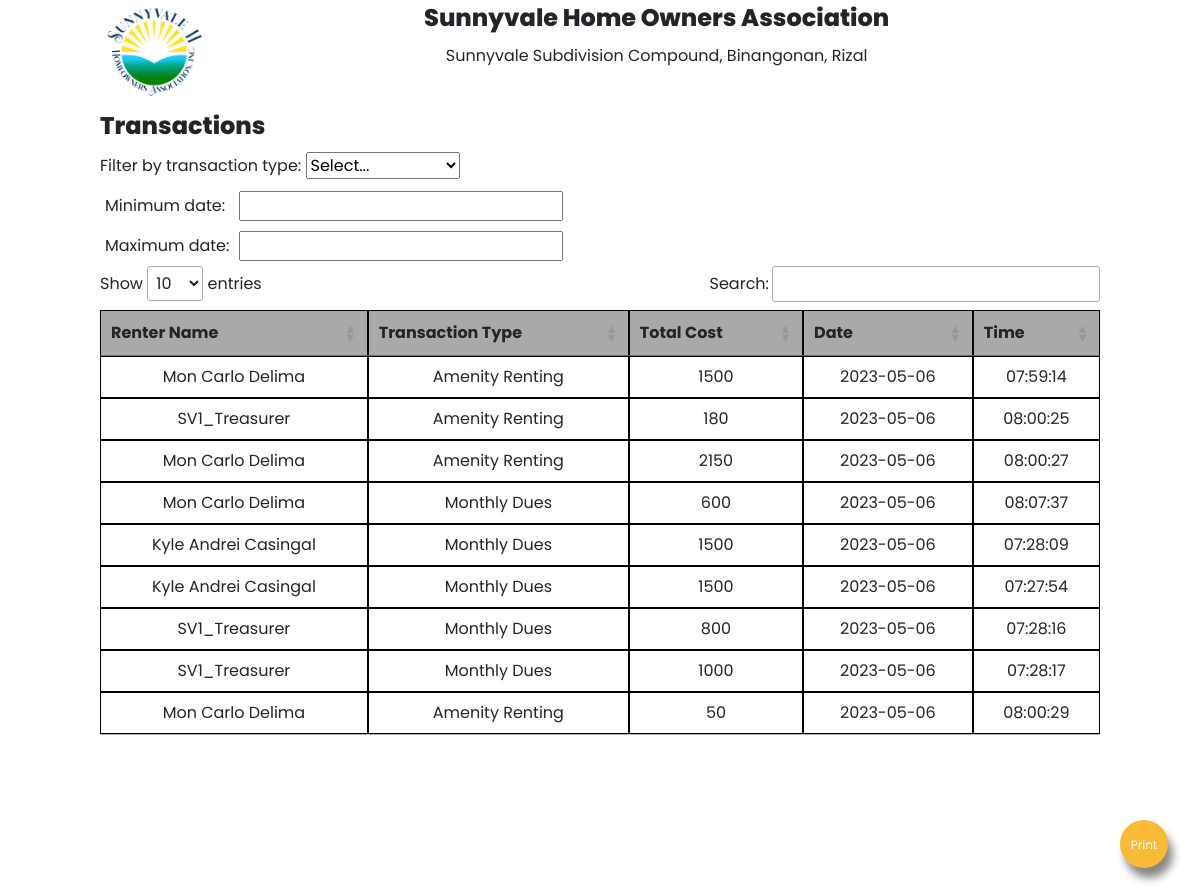
The page /reports/reportAmenities.php on the database as committed earlier.
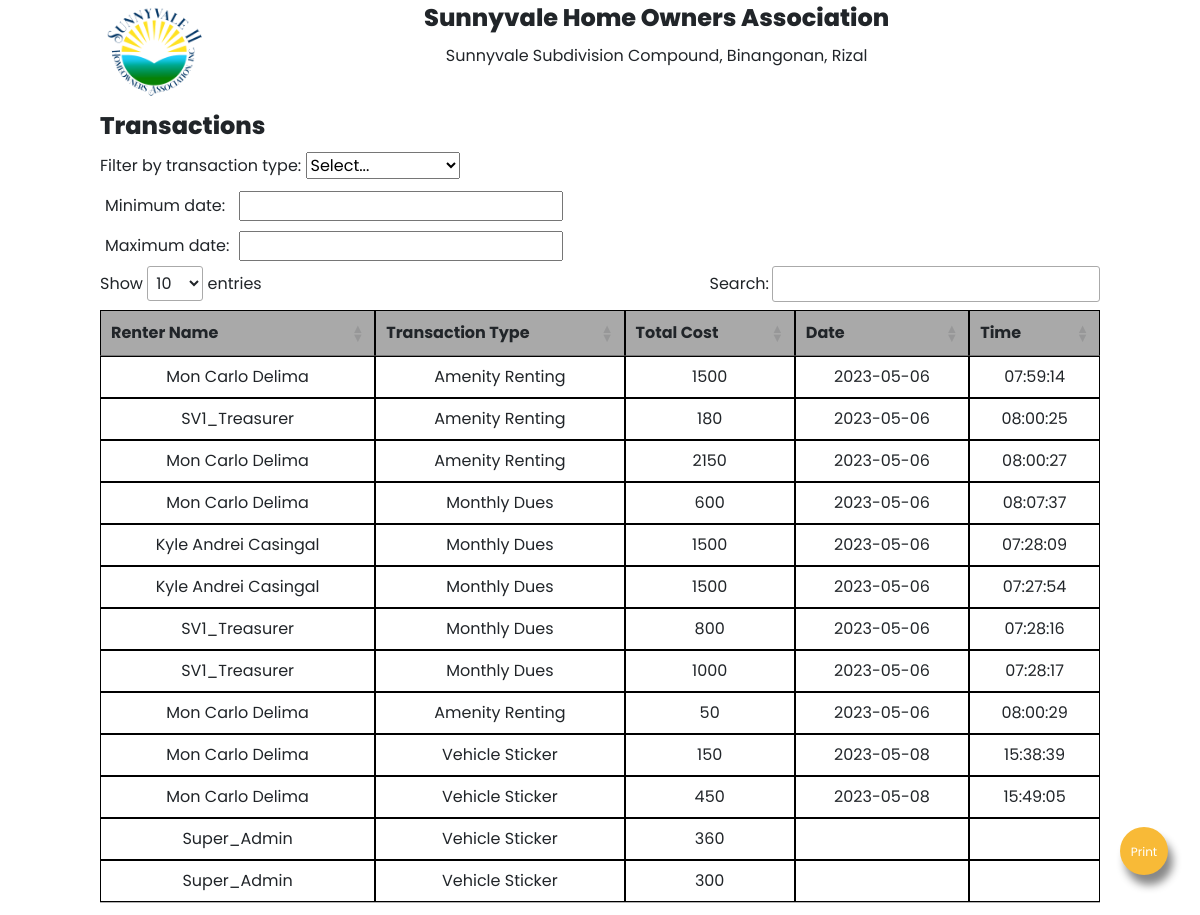
The same page on the database as committed later.
### tables this page shows
CREATE TABLE IF NOT EXISTS `transaction` (
  `transaction_id` int(11) NOT NULL AUTO_INCREMENT,
  `user_id` int(11) NOT NULL,
  `name` varchar(255) NOT NULL,
  `total_cost` int(11) DEFAULT NULL,
  `quantity` int(11) DEFAULT NULL,
  `payment_proof` varchar(255) DEFAULT NULL,
  `transaction_type` varchar(50) NOT NULL,
  `status` varchar(10) NOT NULL,
  `datetime` datetime DEFAULT NULL,
  PRIMARY KEY (`transaction_id`)
);

### reports/reportAmenities.php (the view, shortened to what this page needs)
<?php
$con = new mysqli('localhost', 'root', '', 'sunnyvale') or die(mysqli_error($con));
$result = $con->query("SELECT *, DATE(datetime) AS DATE, TIME(datetime) AS TIME FROM transaction WHERE status = 'Approved' OR status= 'Paid'");
?>
<!DOCTYPE html>
<html lang="en">
<head>
  <link rel="stylesheet" href="https://cdn.jsdelivr.net/npm/bootstrap@4.5.3/dist/css/bootstrap.min.css">
  <link rel="stylesheet" type="text/css" href="https://cdn.datatables.net/v/dt/jqc-1.12.4/dt-1.13.4/b-2.3.6/sl-1.6.2/datatables.min.css" />
  <link rel="stylesheet" type="text/css" href="Editor-2.1.2/css/editor.dataTables.css">
  <link rel="stylesheet" type="text/css" href="https://cdn.datatables.net/1.13.4/css/jquery.dataTables.min.css" />
  <link rel="stylesheet" type="text/css" href="https://cdn.datatables.net/datetime/1.4.0/css/dataTables.dateTime.min.css" />
</head>
<body>
  <div class="fab-wrapper">
    <label class="fab" for="print" id="print">
      <center>
        <span class="print-button">Print</span>
      </center>
    </label>
  </div>
  <div class="reportPage">
    <div class="head">
      <img class="logo-header" src="../media/content-images/sv2_logo.png" alt="">
      <div class="head-text">
        <label class="reportHeader">Sunnyvale Home Owners Association</label>
        <label class="reportSubtext">Sunnyvale Subdivision Compound, Binangonan, Rizal</label>
      </div>
    </div>
    <div class="reportContainer">
      <label class="tblTitle">Transactions</label>
      <br>
      <label class="tblFilter" for="">Filter by transaction type:</label>
      <select name="tblFilter" class="noprint" id="tblFilter" onclick="myFunction1()">
        <option value="">Select...</option>
      </select>
      <table border="0" cellspacing="5" cellpadding="5" class="noprint">
        <tbody>
          <tr>
            <td>Minimum date:</td>
            <td><input type="text" id="min" name="min"></td>
          </tr>
          <tr>
            <td>Maximum date:</td>
            <td><input type="text" id="max" name="max"></td>
          </tr>
        </tbody>
      </table>
      <table class="tblReportData" id="tblReportData">
        <thead>
          <th>Renter Name</th>
          <th>Transaction Type</th>
          <th>Total Cost</th>
          <th>Date</th>
          <th>Time</th>
        </thead>
        <?php while ($row = $result->fetch_assoc()) : ?>
          <tr>
            <td><?php echo $row['name']; ?></td>
            <td><?php echo $row['transaction_type']; ?></td>
            <td><?php echo $row['total_cost']; ?></td>
            <td><?php echo $row['DATE']; ?></td>
            <td><?php echo $row['TIME']; ?></td>
          </tr>
        <?php endwhile; ?>
      </table>
    </div>
  </div>
</body>
</html>

### reports/reportAmenities.php (style rules this page uses)
body { font-family: 'Poppins', sans-serif; margin: 0; display: flex; justify-content: center; }
.reportPage { width: 1000px; }
.head { display: flex; gap: 18vw; }
.head-text { padding-bottom: 2vw; display: flex; flex-direction: column; align-items: center; }
.reportHeader { font-weight: 800; font-size: 1.5em; }
.reportSubtext { font-size: 1em; }
.reportContainer { height: 800px; }
.tblTitle { font-size: 1.5em; font-weight: 800; }
.tblReportData { margin-top: 2vw; width: 100%; border-collapse: collapse; }
.tblReportData thead { background-color: darkgray; padding: 0; margin: 0; }
.tblReportData th, .tblReportData td { border: 1px solid black; padding: 0.5vw; text-align: center; }
.fab-wrapper { position: fixed; bottom: 3rem; right: 3rem; }
.fab { display: flex; justify-content: center; align-items: center; position: absolute; bottom: -1rem; right: -1rem; width: 4vw; height: 4vw; border-radius: 50%; transition: all 0.3s ease; z-index: 1; background-color: rgb(248, 186, 55); box-shadow: 5px 10px 8px #888888; }
.print-button { font-family: 'Poppins', sans-serif; font-size: 1vw; color: white; }
.logo-header { max-width: 9vw; max-height: 9vw; width: 9vw; height: 9vw; }

Rows that differ between the two databases and show on the page:
added transaction: name "Mon Carlo Delima", transaction_type "Vehicle Sticker", total_cost "150", DATE "2023-05-08", TIME "15:38:39"
added transaction: name "Mon Carlo Delima", transaction_type "Vehicle Sticker", total_cost "450", DATE "2023-05-08", TIME "15:49:05"
added transaction: name "Super_Admin", transaction_type "Vehicle Sticker", total_cost "360"
added transaction: name "Super_Admin", transaction_type "Vehicle Sticker", total_cost "300"
